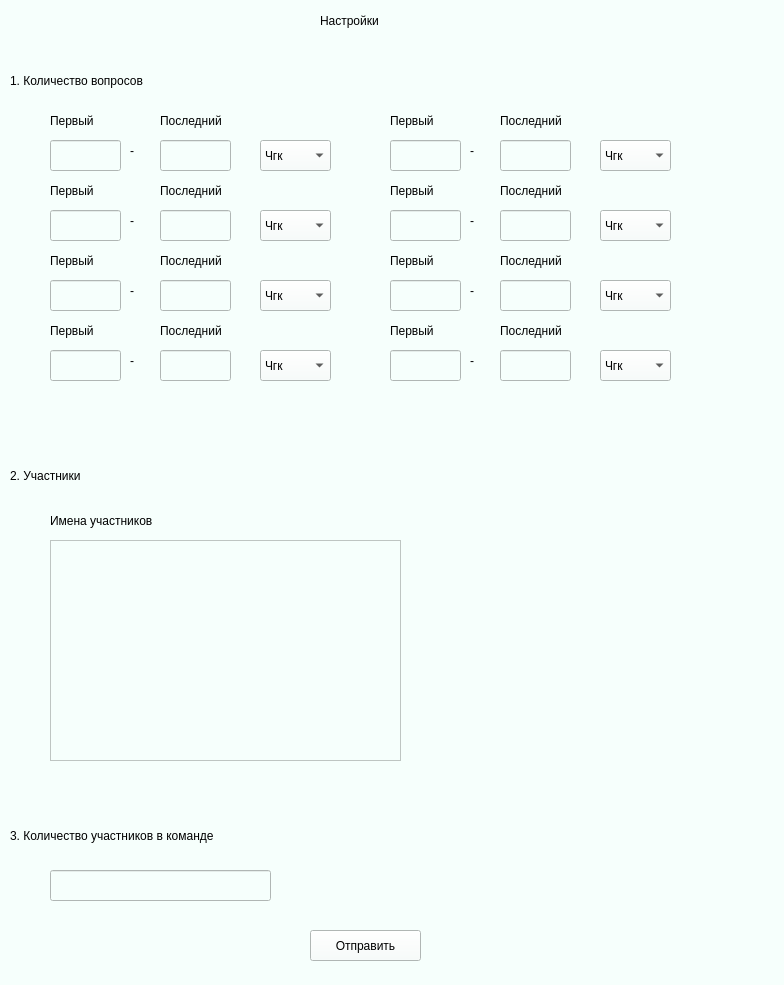
<?xml version="1.0" encoding="UTF-8"?>
<ui version="4.0">
 <class>MainWindow</class>
 <widget class="QMainWindow" name="MainWindow">
  <property name="geometry">
   <rect>
    <x>0</x>
    <y>0</y>
    <width>784</width>
    <height>985</height>
   </rect>
  </property>
  <property name="windowTitle">
   <string>MainWindow</string>
  </property>
  <property name="styleSheet">
   <string notr="true">background-color: rgb(246, 255, 252);
</string>
  </property>
  <widget class="QWidget" name="centralwidget">
   <widget class="QLabel" name="label">
    <property name="geometry">
     <rect>
      <x>320</x>
      <y>-10</y>
      <width>231</width>
      <height>61</height>
     </rect>
    </property>
    <property name="styleSheet">
     <string notr="true">font: 28pt &quot;MS Shell Dlg 2&quot;;</string>
    </property>
    <property name="text">
     <string>Настройки</string>
    </property>
   </widget>
   <widget class="QLabel" name="label_2">
    <property name="geometry">
     <rect>
      <x>10</x>
      <y>60</y>
      <width>671</width>
      <height>41</height>
     </rect>
    </property>
    <property name="styleSheet">
     <string notr="true">font: 20pt &quot;MS Shell Dlg 2&quot;;</string>
    </property>
    <property name="text">
     <string>1. Количество вопросов</string>
    </property>
   </widget>
   <widget class="QLineEdit" name="lineEdit">
    <property name="geometry">
     <rect>
      <x>50</x>
      <y>140</y>
      <width>71</width>
      <height>31</height>
     </rect>
    </property>
    <property name="styleSheet">
     <string notr="true">border-color: rgb(246, 255, 252);</string>
    </property>
   </widget>
   <widget class="QLineEdit" name="lineEdit_2">
    <property name="geometry">
     <rect>
      <x>160</x>
      <y>140</y>
      <width>71</width>
      <height>31</height>
     </rect>
    </property>
   </widget>
   <widget class="QLabel" name="label_3">
    <property name="geometry">
     <rect>
      <x>130</x>
      <y>140</y>
      <width>21</width>
      <height>21</height>
     </rect>
    </property>
    <property name="styleSheet">
     <string notr="true">font: 24pt &quot;MS Shell Dlg 2&quot;;</string>
    </property>
    <property name="text">
     <string>-</string>
    </property>
   </widget>
   <widget class="QLabel" name="label_4">
    <property name="geometry">
     <rect>
      <x>50</x>
      <y>110</y>
      <width>71</width>
      <height>21</height>
     </rect>
    </property>
    <property name="styleSheet">
     <string notr="true">font: 12pt &quot;MS Shell Dlg 2&quot;;
font: 10pt &quot;MS Shell Dlg 2&quot;;</string>
    </property>
    <property name="text">
     <string>Первый</string>
    </property>
   </widget>
   <widget class="QLabel" name="label_5">
    <property name="geometry">
     <rect>
      <x>160</x>
      <y>110</y>
      <width>91</width>
      <height>21</height>
     </rect>
    </property>
    <property name="styleSheet">
     <string notr="true">font: 10pt &quot;MS Shell Dlg 2&quot;;</string>
    </property>
    <property name="text">
     <string>Последний</string>
    </property>
   </widget>
   <widget class="QComboBox" name="comboBox">
    <property name="geometry">
     <rect>
      <x>260</x>
      <y>140</y>
      <width>71</width>
      <height>31</height>
     </rect>
    </property>
    <item>
     <property name="text">
      <string>Чгк</string>
     </property>
    </item>
    <item>
     <property name="text">
      <string>Квиз</string>
     </property>
    </item>
   </widget>
   <widget class="QLabel" name="label_6">
    <property name="geometry">
     <rect>
      <x>160</x>
      <y>180</y>
      <width>91</width>
      <height>21</height>
     </rect>
    </property>
    <property name="styleSheet">
     <string notr="true">font: 10pt &quot;MS Shell Dlg 2&quot;;</string>
    </property>
    <property name="text">
     <string>Последний</string>
    </property>
   </widget>
   <widget class="QLineEdit" name="lineEdit_3">
    <property name="geometry">
     <rect>
      <x>160</x>
      <y>210</y>
      <width>71</width>
      <height>31</height>
     </rect>
    </property>
   </widget>
   <widget class="QComboBox" name="comboBox_2">
    <property name="geometry">
     <rect>
      <x>260</x>
      <y>210</y>
      <width>71</width>
      <height>31</height>
     </rect>
    </property>
    <item>
     <property name="text">
      <string>Чгк</string>
     </property>
    </item>
    <item>
     <property name="text">
      <string>Квиз</string>
     </property>
    </item>
   </widget>
   <widget class="QLabel" name="label_7">
    <property name="geometry">
     <rect>
      <x>50</x>
      <y>180</y>
      <width>71</width>
      <height>21</height>
     </rect>
    </property>
    <property name="styleSheet">
     <string notr="true">font: 12pt &quot;MS Shell Dlg 2&quot;;
font: 10pt &quot;MS Shell Dlg 2&quot;;</string>
    </property>
    <property name="text">
     <string>Первый</string>
    </property>
   </widget>
   <widget class="QLineEdit" name="lineEdit_4">
    <property name="geometry">
     <rect>
      <x>50</x>
      <y>210</y>
      <width>71</width>
      <height>31</height>
     </rect>
    </property>
    <property name="styleSheet">
     <string notr="true">border-color: rgb(246, 255, 252);</string>
    </property>
   </widget>
   <widget class="QLabel" name="label_8">
    <property name="geometry">
     <rect>
      <x>130</x>
      <y>210</y>
      <width>21</width>
      <height>21</height>
     </rect>
    </property>
    <property name="styleSheet">
     <string notr="true">font: 24pt &quot;MS Shell Dlg 2&quot;;</string>
    </property>
    <property name="text">
     <string>-</string>
    </property>
   </widget>
   <widget class="QLabel" name="label_9">
    <property name="geometry">
     <rect>
      <x>160</x>
      <y>250</y>
      <width>91</width>
      <height>21</height>
     </rect>
    </property>
    <property name="styleSheet">
     <string notr="true">font: 10pt &quot;MS Shell Dlg 2&quot;;</string>
    </property>
    <property name="text">
     <string>Последний</string>
    </property>
   </widget>
   <widget class="QLineEdit" name="lineEdit_5">
    <property name="geometry">
     <rect>
      <x>160</x>
      <y>280</y>
      <width>71</width>
      <height>31</height>
     </rect>
    </property>
   </widget>
   <widget class="QComboBox" name="comboBox_3">
    <property name="geometry">
     <rect>
      <x>260</x>
      <y>280</y>
      <width>71</width>
      <height>31</height>
     </rect>
    </property>
    <item>
     <property name="text">
      <string>Чгк</string>
     </property>
    </item>
    <item>
     <property name="text">
      <string>Квиз</string>
     </property>
    </item>
   </widget>
   <widget class="QLabel" name="label_10">
    <property name="geometry">
     <rect>
      <x>50</x>
      <y>250</y>
      <width>71</width>
      <height>21</height>
     </rect>
    </property>
    <property name="styleSheet">
     <string notr="true">font: 12pt &quot;MS Shell Dlg 2&quot;;
font: 10pt &quot;MS Shell Dlg 2&quot;;</string>
    </property>
    <property name="text">
     <string>Первый</string>
    </property>
   </widget>
   <widget class="QLineEdit" name="lineEdit_6">
    <property name="geometry">
     <rect>
      <x>50</x>
      <y>280</y>
      <width>71</width>
      <height>31</height>
     </rect>
    </property>
    <property name="styleSheet">
     <string notr="true">border-color: rgb(246, 255, 252);</string>
    </property>
   </widget>
   <widget class="QLabel" name="label_11">
    <property name="geometry">
     <rect>
      <x>130</x>
      <y>280</y>
      <width>21</width>
      <height>21</height>
     </rect>
    </property>
    <property name="styleSheet">
     <string notr="true">font: 24pt &quot;MS Shell Dlg 2&quot;;</string>
    </property>
    <property name="text">
     <string>-</string>
    </property>
   </widget>
   <widget class="QLabel" name="label_12">
    <property name="geometry">
     <rect>
      <x>160</x>
      <y>320</y>
      <width>91</width>
      <height>21</height>
     </rect>
    </property>
    <property name="styleSheet">
     <string notr="true">font: 10pt &quot;MS Shell Dlg 2&quot;;</string>
    </property>
    <property name="text">
     <string>Последний</string>
    </property>
   </widget>
   <widget class="QLineEdit" name="lineEdit_7">
    <property name="geometry">
     <rect>
      <x>160</x>
      <y>350</y>
      <width>71</width>
      <height>31</height>
     </rect>
    </property>
   </widget>
   <widget class="QComboBox" name="comboBox_4">
    <property name="geometry">
     <rect>
      <x>260</x>
      <y>350</y>
      <width>71</width>
      <height>31</height>
     </rect>
    </property>
    <item>
     <property name="text">
      <string>Чгк</string>
     </property>
    </item>
    <item>
     <property name="text">
      <string>Квиз</string>
     </property>
    </item>
   </widget>
   <widget class="QLabel" name="label_13">
    <property name="geometry">
     <rect>
      <x>50</x>
      <y>320</y>
      <width>71</width>
      <height>21</height>
     </rect>
    </property>
    <property name="styleSheet">
     <string notr="true">font: 12pt &quot;MS Shell Dlg 2&quot;;
font: 10pt &quot;MS Shell Dlg 2&quot;;</string>
    </property>
    <property name="text">
     <string>Первый</string>
    </property>
   </widget>
   <widget class="QLineEdit" name="lineEdit_8">
    <property name="geometry">
     <rect>
      <x>50</x>
      <y>350</y>
      <width>71</width>
      <height>31</height>
     </rect>
    </property>
    <property name="styleSheet">
     <string notr="true">border-color: rgb(246, 255, 252);</string>
    </property>
   </widget>
   <widget class="QLabel" name="label_14">
    <property name="geometry">
     <rect>
      <x>130</x>
      <y>350</y>
      <width>21</width>
      <height>21</height>
     </rect>
    </property>
    <property name="styleSheet">
     <string notr="true">font: 24pt &quot;MS Shell Dlg 2&quot;;</string>
    </property>
    <property name="text">
     <string>-</string>
    </property>
   </widget>
   <widget class="QLabel" name="label_15">
    <property name="geometry">
     <rect>
      <x>500</x>
      <y>110</y>
      <width>91</width>
      <height>21</height>
     </rect>
    </property>
    <property name="styleSheet">
     <string notr="true">font: 10pt &quot;MS Shell Dlg 2&quot;;</string>
    </property>
    <property name="text">
     <string>Последний</string>
    </property>
   </widget>
   <widget class="QLabel" name="label_16">
    <property name="geometry">
     <rect>
      <x>390</x>
      <y>110</y>
      <width>71</width>
      <height>21</height>
     </rect>
    </property>
    <property name="styleSheet">
     <string notr="true">font: 12pt &quot;MS Shell Dlg 2&quot;;
font: 10pt &quot;MS Shell Dlg 2&quot;;</string>
    </property>
    <property name="text">
     <string>Первый</string>
    </property>
   </widget>
   <widget class="QLabel" name="label_17">
    <property name="geometry">
     <rect>
      <x>470</x>
      <y>140</y>
      <width>21</width>
      <height>21</height>
     </rect>
    </property>
    <property name="styleSheet">
     <string notr="true">font: 24pt &quot;MS Shell Dlg 2&quot;;</string>
    </property>
    <property name="text">
     <string>-</string>
    </property>
   </widget>
   <widget class="QComboBox" name="comboBox_5">
    <property name="geometry">
     <rect>
      <x>600</x>
      <y>140</y>
      <width>71</width>
      <height>31</height>
     </rect>
    </property>
    <item>
     <property name="text">
      <string>Чгк</string>
     </property>
    </item>
    <item>
     <property name="text">
      <string>Квиз</string>
     </property>
    </item>
   </widget>
   <widget class="QLineEdit" name="lineEdit_9">
    <property name="geometry">
     <rect>
      <x>390</x>
      <y>140</y>
      <width>71</width>
      <height>31</height>
     </rect>
    </property>
    <property name="styleSheet">
     <string notr="true">border-color: rgb(246, 255, 252);</string>
    </property>
   </widget>
   <widget class="QLineEdit" name="lineEdit_10">
    <property name="geometry">
     <rect>
      <x>500</x>
      <y>140</y>
      <width>71</width>
      <height>31</height>
     </rect>
    </property>
   </widget>
   <widget class="QLabel" name="label_18">
    <property name="geometry">
     <rect>
      <x>500</x>
      <y>180</y>
      <width>91</width>
      <height>21</height>
     </rect>
    </property>
    <property name="styleSheet">
     <string notr="true">font: 10pt &quot;MS Shell Dlg 2&quot;;</string>
    </property>
    <property name="text">
     <string>Последний</string>
    </property>
   </widget>
   <widget class="QLabel" name="label_19">
    <property name="geometry">
     <rect>
      <x>390</x>
      <y>180</y>
      <width>71</width>
      <height>21</height>
     </rect>
    </property>
    <property name="styleSheet">
     <string notr="true">font: 12pt &quot;MS Shell Dlg 2&quot;;
font: 10pt &quot;MS Shell Dlg 2&quot;;</string>
    </property>
    <property name="text">
     <string>Первый</string>
    </property>
   </widget>
   <widget class="QLabel" name="label_20">
    <property name="geometry">
     <rect>
      <x>470</x>
      <y>210</y>
      <width>21</width>
      <height>21</height>
     </rect>
    </property>
    <property name="styleSheet">
     <string notr="true">font: 24pt &quot;MS Shell Dlg 2&quot;;</string>
    </property>
    <property name="text">
     <string>-</string>
    </property>
   </widget>
   <widget class="QComboBox" name="comboBox_6">
    <property name="geometry">
     <rect>
      <x>600</x>
      <y>210</y>
      <width>71</width>
      <height>31</height>
     </rect>
    </property>
    <item>
     <property name="text">
      <string>Чгк</string>
     </property>
    </item>
    <item>
     <property name="text">
      <string>Квиз</string>
     </property>
    </item>
   </widget>
   <widget class="QLineEdit" name="lineEdit_11">
    <property name="geometry">
     <rect>
      <x>390</x>
      <y>210</y>
      <width>71</width>
      <height>31</height>
     </rect>
    </property>
    <property name="styleSheet">
     <string notr="true">border-color: rgb(246, 255, 252);</string>
    </property>
   </widget>
   <widget class="QLineEdit" name="lineEdit_12">
    <property name="geometry">
     <rect>
      <x>500</x>
      <y>210</y>
      <width>71</width>
      <height>31</height>
     </rect>
    </property>
   </widget>
   <widget class="QLabel" name="label_21">
    <property name="geometry">
     <rect>
      <x>500</x>
      <y>250</y>
      <width>91</width>
      <height>21</height>
     </rect>
    </property>
    <property name="styleSheet">
     <string notr="true">font: 10pt &quot;MS Shell Dlg 2&quot;;</string>
    </property>
    <property name="text">
     <string>Последний</string>
    </property>
   </widget>
   <widget class="QLabel" name="label_22">
    <property name="geometry">
     <rect>
      <x>390</x>
      <y>250</y>
      <width>71</width>
      <height>21</height>
     </rect>
    </property>
    <property name="styleSheet">
     <string notr="true">font: 12pt &quot;MS Shell Dlg 2&quot;;
font: 10pt &quot;MS Shell Dlg 2&quot;;</string>
    </property>
    <property name="text">
     <string>Первый</string>
    </property>
   </widget>
   <widget class="QLabel" name="label_23">
    <property name="geometry">
     <rect>
      <x>470</x>
      <y>280</y>
      <width>21</width>
      <height>21</height>
     </rect>
    </property>
    <property name="styleSheet">
     <string notr="true">font: 24pt &quot;MS Shell Dlg 2&quot;;</string>
    </property>
    <property name="text">
     <string>-</string>
    </property>
   </widget>
   <widget class="QComboBox" name="comboBox_7">
    <property name="geometry">
     <rect>
      <x>600</x>
      <y>280</y>
      <width>71</width>
      <height>31</height>
     </rect>
    </property>
    <item>
     <property name="text">
      <string>Чгк</string>
     </property>
    </item>
    <item>
     <property name="text">
      <string>Квиз</string>
     </property>
    </item>
   </widget>
   <widget class="QLineEdit" name="lineEdit_13">
    <property name="geometry">
     <rect>
      <x>390</x>
      <y>280</y>
      <width>71</width>
      <height>31</height>
     </rect>
    </property>
    <property name="styleSheet">
     <string notr="true">border-color: rgb(246, 255, 252);</string>
    </property>
   </widget>
   <widget class="QLineEdit" name="lineEdit_14">
    <property name="geometry">
     <rect>
      <x>500</x>
      <y>280</y>
      <width>71</width>
      <height>31</height>
     </rect>
    </property>
   </widget>
   <widget class="QLabel" name="label_24">
    <property name="geometry">
     <rect>
      <x>500</x>
      <y>320</y>
      <width>91</width>
      <height>21</height>
     </rect>
    </property>
    <property name="styleSheet">
     <string notr="true">font: 10pt &quot;MS Shell Dlg 2&quot;;</string>
    </property>
    <property name="text">
     <string>Последний</string>
    </property>
   </widget>
   <widget class="QLabel" name="label_25">
    <property name="geometry">
     <rect>
      <x>390</x>
      <y>320</y>
      <width>71</width>
      <height>21</height>
     </rect>
    </property>
    <property name="styleSheet">
     <string notr="true">font: 12pt &quot;MS Shell Dlg 2&quot;;
font: 10pt &quot;MS Shell Dlg 2&quot;;</string>
    </property>
    <property name="text">
     <string>Первый</string>
    </property>
   </widget>
   <widget class="QLabel" name="label_26">
    <property name="geometry">
     <rect>
      <x>470</x>
      <y>350</y>
      <width>21</width>
      <height>21</height>
     </rect>
    </property>
    <property name="styleSheet">
     <string notr="true">font: 24pt &quot;MS Shell Dlg 2&quot;;</string>
    </property>
    <property name="text">
     <string>-</string>
    </property>
   </widget>
   <widget class="QComboBox" name="comboBox_8">
    <property name="geometry">
     <rect>
      <x>600</x>
      <y>350</y>
      <width>71</width>
      <height>31</height>
     </rect>
    </property>
    <item>
     <property name="text">
      <string>Чгк</string>
     </property>
    </item>
    <item>
     <property name="text">
      <string>Квиз</string>
     </property>
    </item>
   </widget>
   <widget class="QLineEdit" name="lineEdit_15">
    <property name="geometry">
     <rect>
      <x>390</x>
      <y>350</y>
      <width>71</width>
      <height>31</height>
     </rect>
    </property>
    <property name="styleSheet">
     <string notr="true">border-color: rgb(246, 255, 252);</string>
    </property>
   </widget>
   <widget class="QLineEdit" name="lineEdit_16">
    <property name="geometry">
     <rect>
      <x>500</x>
      <y>350</y>
      <width>71</width>
      <height>31</height>
     </rect>
    </property>
   </widget>
   <widget class="QLabel" name="label_27">
    <property name="geometry">
     <rect>
      <x>10</x>
      <y>460</y>
      <width>551</width>
      <height>31</height>
     </rect>
    </property>
    <property name="styleSheet">
     <string notr="true">font: 20pt &quot;MS Shell Dlg 2&quot;;</string>
    </property>
    <property name="text">
     <string>2. Участники</string>
    </property>
   </widget>
   <widget class="QLabel" name="label_28">
    <property name="geometry">
     <rect>
      <x>50</x>
      <y>510</y>
      <width>171</width>
      <height>21</height>
     </rect>
    </property>
    <property name="styleSheet">
     <string notr="true">font: 10pt &quot;MS Shell Dlg 2&quot;;</string>
    </property>
    <property name="text">
     <string>Имена участников</string>
    </property>
   </widget>
   <widget class="QLabel" name="label_29">
    <property name="geometry">
     <rect>
      <x>10</x>
      <y>820</y>
      <width>621</width>
      <height>31</height>
     </rect>
    </property>
    <property name="styleSheet">
     <string notr="true">font: 20pt &quot;MS Shell Dlg 2&quot;;</string>
    </property>
    <property name="text">
     <string>3. Количество участников в команде</string>
    </property>
   </widget>
   <widget class="QLineEdit" name="lineEdit_18">
    <property name="geometry">
     <rect>
      <x>50</x>
      <y>870</y>
      <width>221</width>
      <height>31</height>
     </rect>
    </property>
   </widget>
   <widget class="QPushButton" name="pushButton">
    <property name="geometry">
     <rect>
      <x>310</x>
      <y>930</y>
      <width>111</width>
      <height>31</height>
     </rect>
    </property>
    <property name="text">
     <string>Отправить</string>
    </property>
   </widget>
   <widget class="QTextEdit" name="textEdit">
    <property name="geometry">
     <rect>
      <x>50</x>
      <y>540</y>
      <width>351</width>
      <height>221</height>
     </rect>
    </property>
   </widget>
  </widget>
  <widget class="QStatusBar" name="statusbar"/>
 </widget>
 <resources/>
 <connections>
  <connection>
   <sender>pushButton</sender>
   <signal>clicked()</signal>
   <receiver>lineEdit_18</receiver>
   <slot>cut()</slot>
   <hints>
    <hint type="sourcelabel">
     <x>356</x>
     <y>941</y>
    </hint>
    <hint type="destinationlabel">
     <x>184</x>
     <y>892</y>
    </hint>
   </hints>
  </connection>
  <connection>
   <sender>pushButton</sender>
   <signal>clicked()</signal>
   <receiver>textEdit</receiver>
   <slot>cut()</slot>
   <hints>
    <hint type="sourcelabel">
     <x>366</x>
     <y>955</y>
    </hint>
    <hint type="destinationlabel">
     <x>258</x>
     <y>753</y>
    </hint>
   </hints>
  </connection>
  <connection>
   <sender>pushButton</sender>
   <signal>clicked()</signal>
   <receiver>lineEdit</receiver>
   <slot>cut()</slot>
   <hints>
    <hint type="sourcelabel">
     <x>393</x>
     <y>949</y>
    </hint>
    <hint type="destinationlabel">
     <x>69</x>
     <y>166</y>
    </hint>
   </hints>
  </connection>
  <connection>
   <sender>pushButton</sender>
   <signal>clicked()</signal>
   <receiver>lineEdit_2</receiver>
   <slot>cut()</slot>
   <hints>
    <hint type="sourcelabel">
     <x>383</x>
     <y>940</y>
    </hint>
    <hint type="destinationlabel">
     <x>175</x>
     <y>164</y>
    </hint>
   </hints>
  </connection>
  <connection>
   <sender>pushButton</sender>
   <signal>clicked()</signal>
   <receiver>lineEdit_4</receiver>
   <slot>cut()</slot>
   <hints>
    <hint type="sourcelabel">
     <x>381</x>
     <y>943</y>
    </hint>
    <hint type="destinationlabel">
     <x>81</x>
     <y>233</y>
    </hint>
   </hints>
  </connection>
  <connection>
   <sender>pushButton</sender>
   <signal>clicked()</signal>
   <receiver>lineEdit_3</receiver>
   <slot>cut()</slot>
   <hints>
    <hint type="sourcelabel">
     <x>389</x>
     <y>942</y>
    </hint>
    <hint type="destinationlabel">
     <x>201</x>
     <y>234</y>
    </hint>
   </hints>
  </connection>
 </connections>
</ui>
